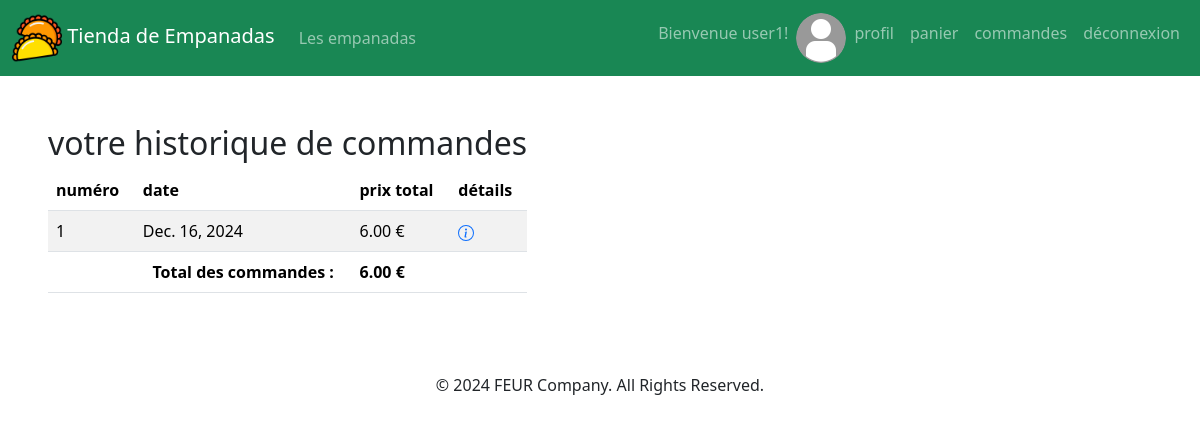
The page /orders (signed in) on the database its author committed.
### comptes/models.py (models this page shows)
class TiendaUser(User):
    image = models.ImageField(default='imagesUsers/default.png', upload_to='imagesUsers/')

### paniers/models.py (models this page shows, shortened)
class Commande(models.Model):
    idCommande = models.AutoField( primary_key = True )
    dateCommande = models.DateField(default=date.today)
    payee = models.BooleanField(default=False)
    prix = models.DecimalField( max_digits = 6, decimal_places = 2 )
    user = models.ForeignKey( TiendaUser, on_delete = models.CASCADE )

### paniers/views.py (the view)
# urls.py: path('orders', views.afficherCommandes),
def afficherCommandes(request):
    if not request.user.is_authenticated:
        return redirect ('/login')
    user = TiendaUser.objects.get(id=request.user.id)
    commandes = []
    commandes = Commande.objects.filter(user=user, payee=True)
    return render(
        request,
        'paniers/commandes.html',
        {
            'commandes' : commandes,
            'total' : sum(commande.prix for commande in commandes),
            'user' : TiendaUser.objects.get(id=request.user.id),
        }
    )

### paniers/templates/paniers/commandes.html (shortened to what this page needs)
{% extends 'empanadas/base.html' %}
{% block main %}
<h2> votre historique de commandes </h2>
{% if commandes|length > 0 %}
	<table class="table table-striped">
		<thead>
			<tr>
				<th scope="col"> numéro </th>
				<th scope="col"> date </th>
				<th scope="col"> prix total </th>
				<th scope="col"> détails </th>
			</tr>
		</thead>
		<tbody>
			{% for commande in commandes %}
			<tr>
				<td scope="row">
					{{ forloop.counter }}
				</td>
				<td scope="row">
					{{commande.dateCommande}}
				</td>
				<td scope="row">
					{{commande.prix}} €
				</td>
				<td scope="row">
				<a href="/orders/{{commande.idCommande}}">
					</a>
				</td>
			</tr>
			{% endfor %}
		</tbody>
		<tfoot>
			<td></td>
			<th class="text-center" scope="row">
				Total des commandes :
			</th>
			<th>
				{{total}} €
			</th>
			<td></td>
		</tfoot>
	</table>
{% else %}
	<h2> vous avez passé aucune commande </h2>
{% endif %}
{% endblock %}

### comptes/templates/comptes/menuClient.html (shortened to what this page needs)
{% load static %}
<nav class="navbar navbar-expand-lg navbar-dark bg-success">
	<div class="container-fluid">
		<a class="navbar-brand" href="/empanadas">
			<img
				src="{% static 'empanadas/img/ico.png' %}"
				alt="logo"
			/>
			Tienda de Empanadas
		</a>
		<div id="navbarText" class="collapse navbar-collapse">
			<ul class="navbar-nav me-auto mb-2 mb-lg-0">
				<li class="nav-item">
					<a
						class="nav-link"
						href="/empanadas"
					>
						Les empanadas
					</a>
				</li>
			</ul>
			<ul class="navbar-nav">
				<li class="nav-item d-flex flex-row">
					<span class="nav-link">
						Bienvenue {{user}}!
					</span>
					<img src="{{MEDIA_URL}}{{user.image}}" class="rounded-circle" alt="logo"/>
				</li>
				<li class="nav-item">
					<a class="nav-link" href="/user/update/">
						profil
					</a>
				</li>
				<li class="nav-item">
					<a class="nav-link" href="/cart">
						panier
					</a>
				</li>
				<li class="nav-item">
					<a class="nav-link" href="/orders">
						commandes
					</a>
				</li>
				<li class="nav-item">
					<a class="nav-link" href="/logout">
						déconnexion
					</a>
				</li>
			</ul>
		</div>
	</div>
</nav>

### empanadas/static/empanadas/css/style.css (style rules this page uses)
body { overflow-x: hidden; }
img[alt="logo"] { width: 50px; }

### rows shown on the page
TiendaUser: username "user1", image (placeholder picture)
Commande: dateCommande "Dec. 16, 2024", prix "6.00"

### other values the page prints
{{ total }} "6.00"
